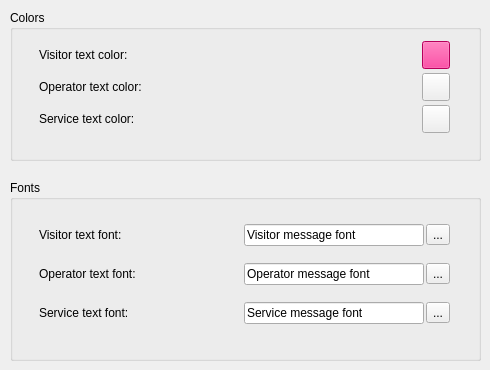
         <widget class="QWidget" name="pageColorsFonts">
          <widget class="QGroupBox" name="gbColors">
           <property name="geometry">
            <rect>
             <x>10</x>
             <y>10</y>
             <width>471</width>
             <height>151</height>
            </rect>
           </property>
           <property name="title">
            <string comment="LBL_DLG_SETTINGS_APP_COLORS">Colors</string>
           </property>
           <widget class="QWidget" name="verticalLayoutWidget">
            <property name="geometry">
             <rect>
              <x>29</x>
              <y>29</y>
              <width>411</width>
              <height>96</height>
             </rect>
            </property>
            <layout class="QVBoxLayout" name="verticalLayout_2">
             <property name="spacing">
              <number>2</number>
             </property>
             <item>
              <layout class="QHBoxLayout" name="horizontalLayout_3">
               <property name="spacing">
                <number>5</number>
               </property>
               <property name="bottomMargin">
                <number>0</number>
               </property>
               <item>
                <widget class="QLabel" name="label_11">
                 <property name="text">
                  <string comment="LBL_DLG_SETTINGS_APP_VTC">Visitor text color:</string>
                 </property>
                </widget>
               </item>
               <item>
                <widget class="QPushButton" name="pbVColor">
                 <property name="minimumSize">
                  <size>
                   <width>28</width>
                   <height>28</height>
                  </size>
                 </property>
                 <property name="maximumSize">
                  <size>
                   <width>28</width>
                   <height>28</height>
                  </size>
                 </property>
                 <property name="styleSheet">
                  <string>background-color: rgb(255, 0, 127);</string>
                 </property>
                 <property name="text">
                  <string/>
                 </property>
                </widget>
               </item>
              </layout>
             </item>
             <item>
              <layout class="QHBoxLayout" name="horizontalLayout_7">
               <property name="spacing">
                <number>5</number>
               </property>
               <item>
                <widget class="QLabel" name="label_12">
                 <property name="text">
                  <string comment="LBL_DLG_SETTINGS_APP_OTC">Operator text color:</string>
                 </property>
                </widget>
               </item>
               <item>
                <widget class="QPushButton" name="pbOColor">
                 <property name="minimumSize">
                  <size>
                   <width>28</width>
                   <height>28</height>
                  </size>
                 </property>
                 <property name="maximumSize">
                  <size>
                   <width>28</width>
                   <height>28</height>
                  </size>
                 </property>
                 <property name="text">
                  <string/>
                 </property>
                </widget>
               </item>
              </layout>
             </item>
             <item>
              <layout class="QHBoxLayout" name="horizontalLayout_6">
               <property name="spacing">
                <number>5</number>
               </property>
               <item>
                <widget class="QLabel" name="label_13">
                 <property name="text">
                  <string comment="LBL_DLG_SETTINGS_APP_STC">Service text color:</string>
                 </property>
                </widget>
               </item>
               <item>
                <widget class="QPushButton" name="pbSColor">
                 <property name="minimumSize">
                  <size>
                   <width>28</width>
                   <height>28</height>
                  </size>
                 </property>
                 <property name="maximumSize">
                  <size>
                   <width>28</width>
                   <height>28</height>
                  </size>
                 </property>
                 <property name="text">
                  <string/>
                 </property>
                </widget>
               </item>
              </layout>
             </item>
            </layout>
           </widget>
          </widget>
          <widget class="QGroupBox" name="gbFonts">
           <property name="geometry">
            <rect>
             <x>10</x>
             <y>180</y>
             <width>471</width>
             <height>181</height>
            </rect>
           </property>
           <property name="title">
            <string comment="LBL_DLG_SETTINGS_APP_FONTS">Fonts</string>
           </property>
           <widget class="QWidget" name="verticalLayoutWidget_2">
            <property name="geometry">
             <rect>
              <x>29</x>
              <y>29</y>
              <width>411</width>
              <height>131</height>
             </rect>
            </property>
            <layout class="QVBoxLayout" name="verticalLayout_4">
             <property name="spacing">
              <number>2</number>
             </property>
             <item>
              <layout class="QHBoxLayout" name="horizontalLayout_8">
               <item>
                <widget class="QLabel" name="label_14">
                 <property name="text">
                  <string comment="LBL_DLG_SETTINGS_APP_VTF">Visitor text font:</string>
                 </property>
                </widget>
               </item>
               <item>
                <spacer name="horizontalSpacer_2">
                 <property name="orientation">
                  <enum>Qt::Horizontal</enum>
                 </property>
                 <property name="sizeHint" stdset="0">
                  <size>
                   <width>40</width>
                   <height>20</height>
                  </size>
                 </property>
                </spacer>
               </item>
               <item>
                <widget class="QLineEdit" name="leVFont">
                 <property name="minimumSize">
                  <size>
                   <width>180</width>
                   <height>0</height>
                  </size>
                 </property>
                 <property name="maximumSize">
                  <size>
                   <width>180</width>
                   <height>16777215</height>
                  </size>
                 </property>
                 <property name="text">
                  <string comment="LBL_DLG_SETTINGS_APP_VTF_S">Visitor message font</string>
                 </property>
                 <property name="readOnly">
                  <bool>true</bool>
                 </property>
                </widget>
               </item>
               <item>
                <widget class="QToolButton" name="tbVFont">
                 <property name="text">
                  <string>...</string>
                 </property>
                </widget>
               </item>
              </layout>
             </item>
             <item>
              <layout class="QHBoxLayout" name="horizontalLayout_9">
               <item>
                <widget class="QLabel" name="label_15">
                 <property name="text">
                  <string comment="LBL_DLG_SETTINGS_APP_OTF">Operator text font:</string>
                 </property>
                </widget>
               </item>
               <item>
                <spacer name="horizontalSpacer_3">
                 <property name="orientation">
                  <enum>Qt::Horizontal</enum>
                 </property>
                 <property name="sizeHint" stdset="0">
                  <size>
                   <width>40</width>
                   <height>20</height>
                  </size>
                 </property>
                </spacer>
               </item>
               <item>
                <widget class="QLineEdit" name="leOFont">
                 <property name="minimumSize">
                  <size>
                   <width>180</width>
                   <height>0</height>
                  </size>
                 </property>
                 <property name="maximumSize">
                  <size>
                   <width>180</width>
                   <height>16777215</height>
                  </size>
                 </property>
                 <property name="text">
                  <string comment="LBL_DLG_SETTINGS_APP_OTF_S">Operator message font</string>
                 </property>
                 <property name="readOnly">
                  <bool>true</bool>
                 </property>
                </widget>
               </item>
               <item>
                <widget class="QToolButton" name="tbOFont">
                 <property name="text">
                  <string>...</string>
                 </property>
                </widget>
               </item>
              </layout>
             </item>
             <item>
              <layout class="QHBoxLayout" name="horizontalLayout_10">
               <item>
                <widget class="QLabel" name="label_16">
                 <property name="text">
                  <string comment="LBL_DLG_SETTINGS_APP_STF">Service text font:</string>
                 </property>
                </widget>
               </item>
               <item>
                <spacer name="horizontalSpacer_4">
                 <property name="orientation">
                  <enum>Qt::Horizontal</enum>
                 </property>
                 <property name="sizeHint" stdset="0">
                  <size>
                   <width>40</width>
                   <height>20</height>
                  </size>
                 </property>
                </spacer>
               </item>
               <item>
                <widget class="QLineEdit" name="leSFont">
                 <property name="minimumSize">
                  <size>
                   <width>180</width>
                   <height>0</height>
                  </size>
                 </property>
                 <property name="maximumSize">
                  <size>
                   <width>180</width>
                   <height>16777215</height>
                  </size>
                 </property>
                 <property name="text">
                  <string comment="LBL_DLG_SETTINGS_APP_STF_S">Service message font</string>
                 </property>
                 <property name="readOnly">
                  <bool>true</bool>
                 </property>
                </widget>
               </item>
               <item>
                <widget class="QToolButton" name="tbSFont">
                 <property name="text">
                  <string>...</string>
                 </property>
                </widget>
               </item>
              </layout>
             </item>
            </layout>
           </widget>
          </widget>
         </widget>
